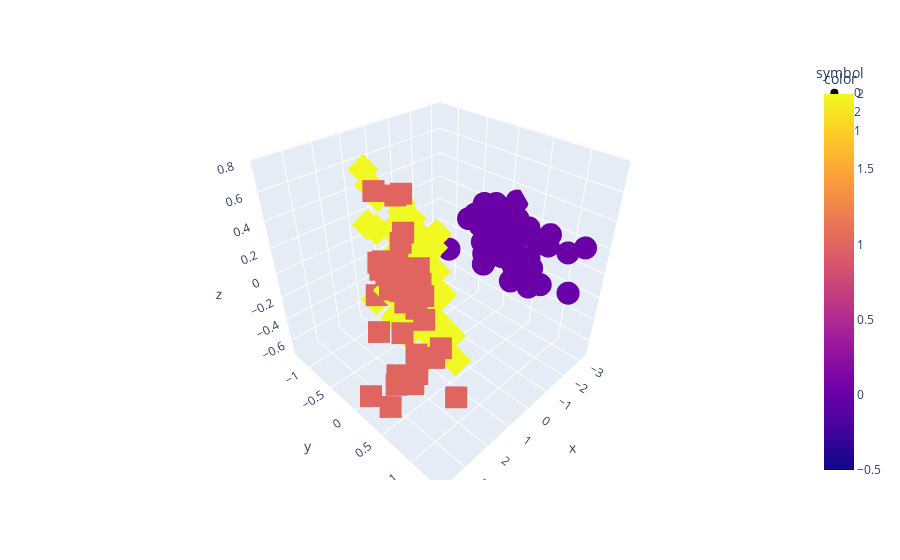

Notebook source saved alongside this figure:
### Code cell
model = KMeans(n_clusters=3)
model.fit(features)
groups = model.predict(features)
# print(groups)
px.scatter_3d(x=features[:,0], y=features[:,1], 
    z=features[:,2], color=groups, symbol=groups)
